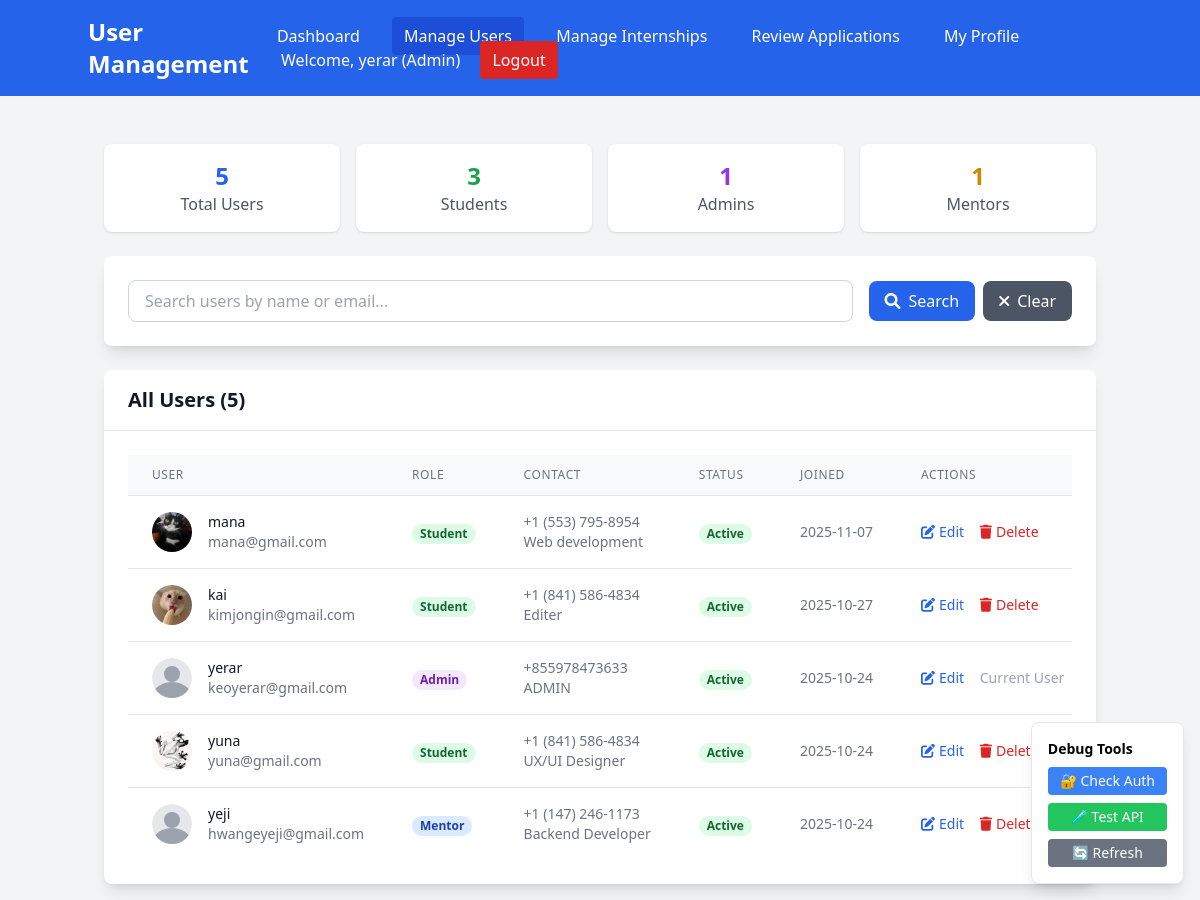
Page /admin/users (signed in) on the earlier database version.
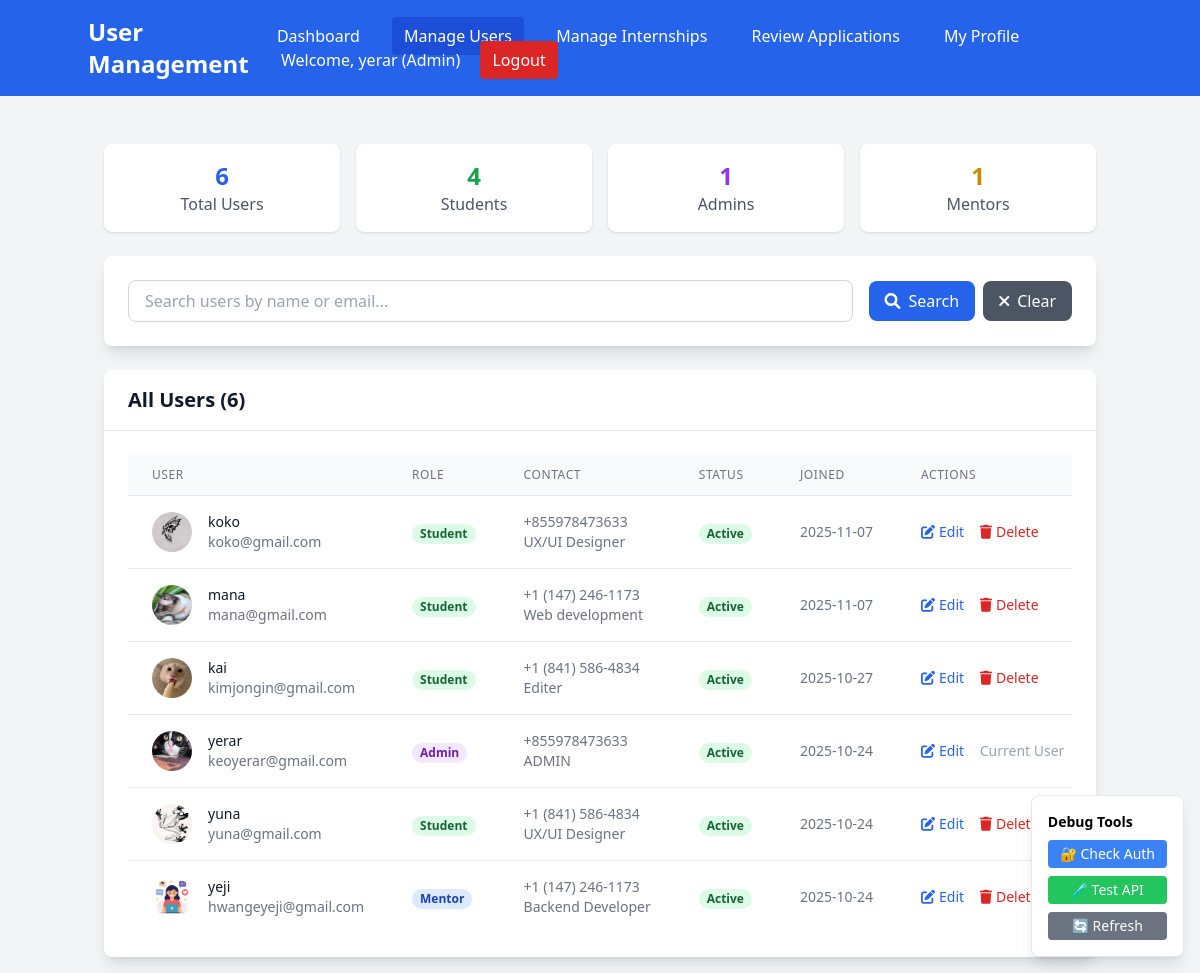
Same page on the later database version.
### models.py (models this page shows)
class User(Base):
    __tablename__ = "users"
    id = Column(Integer, primary_key=True, index=True)
    email = Column(String(255), unique=True, index=True, nullable=False)
    hashed_password = Column(String(255), nullable=False)
    full_name = Column(String(255), nullable=False)
    role = Column(Enum(UserRole), nullable=False, default=UserRole.STUDENT)
    phone = Column(String(20))
    department = Column(String(255))
    profile_picture = Column(String(500), default="default_avatar.png")
    created_at = Column(DateTime(timezone=True), server_default=func.now())
    is_active = Column(Boolean, default=True)
    created_internships = relationship("Internship", back_populates="creator")
    applications = relationship("InternshipApplication", back_populates="student")
    assigned_tasks = relationship("Task", foreign_keys="Task.student_id", back_populates="student")
    assigned_by_tasks = relationship("Task", foreign_keys="Task.assigned_by", back_populates="assigner")
    student_feedback = relationship("Feedback", foreign_keys="Feedback.student_id", back_populates="student")
    mentor_feedback = relationship("Feedback", foreign_keys="Feedback.mentor_id", back_populates="mentor")
    given_feedbacks = relationship("MentorFeedback", foreign_keys="MentorFeedback.mentor_id", back_populates="mentor")
    received_feedbacks = relationship("MentorFeedback", foreign_keys="MentorFeedback.student_id", back_populates="student")
    given_evaluations = relationship("Evaluation", foreign_keys="Evaluation.admin_id", back_populates="admin")
    received_evaluations = relationship("Evaluation", foreign_keys="Evaluation.student_id", back_populates="student")

### app.py (the view)
@app.get("/admin/users", response_class=HTMLResponse)
async def admin_users_page(request: Request, db: Session = Depends(get_db)):
    try:
        user = await get_current_user_from_cookie(request, db)
        user_role = user.role.value if hasattr(user.role, 'value') else user.role
        if user_role != "admin":
            return RedirectResponse("/dashboard?error=Access denied")
        users = crud.get_all_users(db)
        stats = crud.get_system_stats(db)
        return templates.TemplateResponse("admin_users.html", {
            "request": request,
            "user": user,
            "users": users,
            "stats": stats
        })
    except Exception as e:
        return RedirectResponse("/login")

### templates/admin_users.html (shortened to what this page needs)
<!DOCTYPE html>
<html>
<head>
    <script src="https://cdn.tailwindcss.com"></script>
    <link href="https://cdnjs.cloudflare.com/ajax/libs/font-awesome/6.0.0/css/all.min.css" rel="stylesheet">
</head>
<body class="bg-gray-100">
    <nav class="bg-blue-600 text-white p-4">
        <div class="container mx-auto flex justify-between items-center">
            <h1 class="text-2xl font-bold">User Management</h1>
            <div class="space-x-4">
                <a href="/admin/dashboard" class="hover:bg-blue-700 px-3 py-2 rounded">Dashboard</a>
                <a href="/admin/users" class="bg-blue-700 px-3 py-2 rounded">Manage Users</a>
                <a href="/admin/internships" class="hover:bg-blue-700 px-3 py-2 rounded">Manage Internships</a>
                <a href="/admin/applications" class="hover:bg-blue-700 px-3 py-2 rounded">Review Applications</a>
                <a href="/profile" class="hover:bg-blue-700 px-3 py-2 rounded">My Profile</a>
                <span>Welcome, {{ user.full_name }} (Admin)</span>
                <a href="/logout" class="bg-red-600 hover:bg-red-700 px-3 py-2 rounded">Logout</a>
            </div>
        </div>
    </nav>
    <div class="container mx-auto mt-8 p-4">
        <div class="grid grid-cols-1 md:grid-cols-4 gap-4 mb-6">
            <div class="bg-white p-4 rounded-lg shadow text-center">
                <div class="text-2xl font-bold text-blue-600">{{ stats.total_users }}</div>
                <div class="text-gray-600">Total Users</div>
            </div>
            <div class="bg-white p-4 rounded-lg shadow text-center">
                <div class="text-2xl font-bold text-green-600">{{ stats.total_students }}</div>
                <div class="text-gray-600">Students</div>
            </div>
            <div class="bg-white p-4 rounded-lg shadow text-center">
                <div class="text-2xl font-bold text-purple-600">{{ stats.total_admins }}</div>
                <div class="text-gray-600">Admins</div>
            </div>
            <div class="bg-white p-4 rounded-lg shadow text-center">
                <div class="text-2xl font-bold text-yellow-600">{{ stats.total_mentors }}</div>
                <div class="text-gray-600">Mentors</div>
            </div>
        </div>
        <div class="bg-white rounded-lg shadow-lg p-6 mb-6">
            <div class="flex flex-col md:flex-row gap-4 justify-between items-center">
                <div class="flex-1">
                    <input type="text" id="searchInput" placeholder="Search users by name or email..."
                        class="w-full px-4 py-2 border border-gray-300 rounded-lg focus:outline-none focus:border-blue-500">
                </div>
                <div class="flex space-x-2">
                    <button onclick="searchUsers()"
                        class="bg-blue-600 text-white px-4 py-2 rounded-lg hover:bg-blue-700">
                        <i class="fas fa-search mr-2"></i>Search
                    </button>
                    <button onclick="clearSearch()"
                        class="bg-gray-600 text-white px-4 py-2 rounded-lg hover:bg-gray-700">
                        <i class="fas fa-times mr-2"></i>Clear
                    </button>
                </div>
            </div>
        </div>
        <div class="bg-white rounded-lg shadow-lg">
            <div class="px-6 py-4 border-b border-gray-200">
                <h2 class="text-xl font-semibold text-gray-900">All Users ({{ users|length }})</h2>
            </div>
            <div class="p-6">
                {% if users %}
                <div class="overflow-x-auto">
                    <table class="min-w-full divide-y divide-gray-200">
                        <thead class="bg-gray-50">
                            <tr>
                                <th
                                    class="px-6 py-3 text-left text-xs font-medium text-gray-500 uppercase tracking-wider">
                                    User</th>
                                <th
                                    class="px-6 py-3 text-left text-xs font-medium text-gray-500 uppercase tracking-wider">
                                    Role</th>
                                <th
                                    class="px-6 py-3 text-left text-xs font-medium text-gray-500 uppercase tracking-wider">
                                    Contact</th>
                                <th
                                    class="px-6 py-3 text-left text-xs font-medium text-gray-500 uppercase tracking-wider">
                                    Status</th>
                                <th
                                    class="px-6 py-3 text-left text-xs font-medium text-gray-500 uppercase tracking-wider">
                                    Joined</th>
                                <th
                                    class="px-6 py-3 text-left text-xs font-medium text-gray-500 uppercase tracking-wider">
                                    Actions</th>
                            </tr>
                        </thead>
                        <tbody class="bg-white divide-y divide-gray-200">
                            {% for user_item in users %}
                            <tr>
                                <td class="px-6 py-4 whitespace-nowrap">
                                    <div class="flex items-center">
                                        <div class="flex-shrink-0 h-10 w-10">
                                            <img class="h-10 w-10 rounded-full"
                                                src="/uploads/profile_pictures/{{ user_item.profile_picture if user_item.profile_picture else 'default_avatar.png' }}"
                                                alt="{{ user_item.full_name }}"
                                                onerror="this.src='/static/images/default_avatar.svg'">
                                        </div>
                                        <div class="ml-4">
                                            <div class="text-sm font-medium text-gray-900">{{ user_item.full_name }}
                                            </div>
                                            <div class="text-sm text-gray-500">{{ user_item.email }}</div>
                                        </div>
                                    </div>
                                </td>
                                <td class="px-6 py-4 whitespace-nowrap">
                                    <span class="px-2 inline-flex text-xs leading-5 font-semibold rounded-full
                                        {% if user_item.role == 'admin' %}bg-purple-100 text-purple-800
                                        {% elif user_item.role == 'mentor' %}bg-blue-100 text-blue-800
                                        {% else %}bg-green-100 text-green-800{% endif %}">
                                        {{ user_item.role|title }}
                                    </span>
                                </td>
                                <td class="px-6 py-4 whitespace-nowrap text-sm text-gray-500">
                                    {{ user_item.phone or 'N/A' }}<br>
                                    {{ user_item.department or 'N/A' }}
                                </td>
                                <td class="px-6 py-4 whitespace-nowrap">
                                    <span class="px-2 inline-flex text-xs leading-5 font-semibold rounded-full
                                        {% if user_item.is_active %}bg-green-100 text-green-800
                                        {% else %}bg-red-100 text-red-800{% endif %}">
                                        {{ 'Active' if user_item.is_active else 'Inactive' }}
                                    </span>
                                </td>
                                <td class="px-6 py-4 whitespace-nowrap text-sm text-gray-500">
                                    {{ user_item.created_at.strftime('%Y-%m-%d') }}
                                </td>
                                <td class="px-6 py-4 whitespace-nowrap text-sm font-medium">
                                    <button onclick="editUser({{ user_item.id }})"
                                        class="text-blue-600 hover:text-blue-900 mr-3">
                                        <i class="fas fa-edit mr-1"></i>Edit
                                    </button>
                                    {% if user_item.id != user.id %}
                                    <button onclick="deleteUser({{ user_item.id }}, '{{ user_item.full_name }}')"
                                        class="text-red-600 hover:text-red-900">
                                        <i class="fas fa-trash mr-1"></i>Delete
                                    </button>
                                    {% else %}
                                    <span class="text-gray-400">Current User</span>
                                    {% endif %}
                                </td>
                            </tr>
                            {% endfor %}
                        </tbody>
                    </table>
                </div>
                {% else %}
                <div class="text-center py-8">
                    <i class="fas fa-users text-gray-400 text-4xl mb-4"></i>
                    <p class="text-gray-500 text-lg">No users found.</p>
                </div>
                {% endif %}
            </div>
        </div>
    </div>
    <div class="fixed bottom-4 right-4 bg-white p-4 rounded-lg shadow-lg border">
        <h3 class="font-bold mb-2 text-sm">Debug Tools</h3>
        <div class="space-y-2">
            <button onclick="checkAuth()" class="bg-blue-500 text-white px-3 py-1 rounded text-sm block w-full">
                🔐 Check Auth
            </button>
            <button onclick="testUserAPI()" class="bg-green-500 text-white px-3 py-1 rounded text-sm block w-full">
                🧪 Test API
            </button>
            <button onclick="refreshPage()" class="bg-gray-500 text-white px-3 py-1 rounded text-sm block w-full">
                🔄 Refresh
            </button>
        </div>
    </div>
</body>
</html>

Differences in the rows shown:
changed User "yerar": profile_picture: picture added in place of a placeholder
added User: profile_picture (picture), full_name "koko", email "koko@gmail.com", role "Student", phone "+855978473633", department "UX/UI Designer", is_active "Active", created_at "2025-11-07"
changed User "mana": profile_picture: a different picture; phone "+1 (553) 795-8954" → "+1 (147) 246-1173"
changed User "yeji": profile_picture: picture added in place of a placeholder
Other differences:
{{ stats.total_users }}: "5" → "6"
{{ stats.total_students }}: "3" → "4"
{{ users|length }}: "5" → "6"
